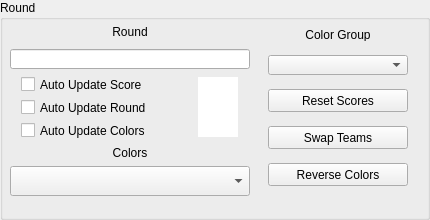
     <widget class="QGroupBox" name="Round_Group_Box">
      <property name="sizePolicy">
       <sizepolicy hsizetype="Fixed" vsizetype="Fixed">
        <horstretch>0</horstretch>
        <verstretch>0</verstretch>
       </sizepolicy>
      </property>
      <property name="minimumSize">
       <size>
        <width>430</width>
        <height>220</height>
       </size>
      </property>
      <property name="maximumSize">
       <size>
        <width>430</width>
        <height>220</height>
       </size>
      </property>
      <property name="title">
       <string>Round</string>
      </property>
      <widget class="QWidget" name="horizontalLayoutWidget_3">
       <property name="geometry">
        <rect>
         <x>10</x>
         <y>20</y>
         <width>411</width>
         <height>179</height>
        </rect>
       </property>
       <layout class="QHBoxLayout" name="horizontalLayout_4">
        <item>
         <layout class="QVBoxLayout" name="verticalLayout_8">
          <item>
           <widget class="QLabel" name="RoundLabel">
            <property name="sizePolicy">
             <sizepolicy hsizetype="Fixed" vsizetype="Fixed">
              <horstretch>0</horstretch>
              <verstretch>0</verstretch>
             </sizepolicy>
            </property>
            <property name="minimumSize">
             <size>
              <width>240</width>
              <height>21</height>
             </size>
            </property>
            <property name="maximumSize">
             <size>
              <width>220</width>
              <height>21</height>
             </size>
            </property>
            <property name="text">
             <string>Round</string>
            </property>
            <property name="alignment">
             <set>Qt::AlignCenter</set>
            </property>
           </widget>
          </item>
          <item>
           <widget class="QLineEdit" name="RoundEdit">
            <property name="sizePolicy">
             <sizepolicy hsizetype="Fixed" vsizetype="Fixed">
              <horstretch>0</horstretch>
              <verstretch>0</verstretch>
             </sizepolicy>
            </property>
            <property name="minimumSize">
             <size>
              <width>240</width>
              <height>20</height>
             </size>
            </property>
            <property name="maximumSize">
             <size>
              <width>240</width>
              <height>20</height>
             </size>
            </property>
           </widget>
          </item>
          <item>
           <layout class="QHBoxLayout" name="horizontalLayout_2">
            <item>
             <layout class="QVBoxLayout" name="verticalLayout_6">
              <item>
               <widget class="QCheckBox" name="UpdateScoreCheckbox">
                <property name="sizePolicy">
                 <sizepolicy hsizetype="Fixed" vsizetype="Fixed">
                  <horstretch>0</horstretch>
                  <verstretch>0</verstretch>
                 </sizepolicy>
                </property>
                <property name="minimumSize">
                 <size>
                  <width>160</width>
                  <height>17</height>
                 </size>
                </property>
                <property name="maximumSize">
                 <size>
                  <width>160</width>
                  <height>17</height>
                 </size>
                </property>
                <property name="layoutDirection">
                 <enum>Qt::LeftToRight</enum>
                </property>
                <property name="text">
                 <string>Auto Update Score</string>
                </property>
                <property name="checked">
                 <bool>false</bool>
                </property>
               </widget>
              </item>
              <item>
               <widget class="QCheckBox" name="UpdateRoundCheckbox">
                <property name="sizePolicy">
                 <sizepolicy hsizetype="Fixed" vsizetype="Fixed">
                  <horstretch>0</horstretch>
                  <verstretch>0</verstretch>
                 </sizepolicy>
                </property>
                <property name="minimumSize">
                 <size>
                  <width>160</width>
                  <height>17</height>
                 </size>
                </property>
                <property name="maximumSize">
                 <size>
                  <width>160</width>
                  <height>17</height>
                 </size>
                </property>
                <property name="layoutDirection">
                 <enum>Qt::LeftToRight</enum>
                </property>
                <property name="text">
                 <string>Auto Update Round</string>
                </property>
                <property name="checked">
                 <bool>false</bool>
                </property>
               </widget>
              </item>
              <item>
               <widget class="QCheckBox" name="UpdateColorCheckbox">
                <property name="sizePolicy">
                 <sizepolicy hsizetype="Fixed" vsizetype="Fixed">
                  <horstretch>0</horstretch>
                  <verstretch>0</verstretch>
                 </sizepolicy>
                </property>
                <property name="minimumSize">
                 <size>
                  <width>160</width>
                  <height>17</height>
                 </size>
                </property>
                <property name="maximumSize">
                 <size>
                  <width>160</width>
                  <height>17</height>
                 </size>
                </property>
                <property name="layoutDirection">
                 <enum>Qt::LeftToRight</enum>
                </property>
                <property name="text">
                 <string>Auto Update Colors</string>
                </property>
                <property name="checked">
                 <bool>false</bool>
                </property>
               </widget>
              </item>
             </layout>
            </item>
            <item>
             <widget class="QLabel" name="BothTeamsColor">
              <property name="sizePolicy">
               <sizepolicy hsizetype="Fixed" vsizetype="Fixed">
                <horstretch>0</horstretch>
                <verstretch>0</verstretch>
               </sizepolicy>
              </property>
              <property name="minimumSize">
               <size>
                <width>40</width>
                <height>60</height>
               </size>
              </property>
              <property name="maximumSize">
               <size>
                <width>40</width>
                <height>60</height>
               </size>
              </property>
              <property name="layoutDirection">
               <enum>Qt::LeftToRight</enum>
              </property>
              <property name="styleSheet">
               <string notr="true">background-color: rgb(255, 255, 255);</string>
              </property>
              <property name="text">
               <string/>
              </property>
              <property name="alignment">
               <set>Qt::AlignCenter</set>
              </property>
             </widget>
            </item>
           </layout>
          </item>
          <item>
           <widget class="QLabel" name="ColorsLabel">
            <property name="sizePolicy">
             <sizepolicy hsizetype="Fixed" vsizetype="Fixed">
              <horstretch>0</horstretch>
              <verstretch>0</verstretch>
             </sizepolicy>
            </property>
            <property name="minimumSize">
             <size>
              <width>240</width>
              <height>13</height>
             </size>
            </property>
            <property name="maximumSize">
             <size>
              <width>240</width>
              <height>13</height>
             </size>
            </property>
            <property name="text">
             <string>Colors</string>
            </property>
            <property name="alignment">
             <set>Qt::AlignCenter</set>
            </property>
           </widget>
          </item>
          <item>
           <widget class="QComboBox" name="ColorsCombo">
            <property name="sizePolicy">
             <sizepolicy hsizetype="Fixed" vsizetype="Fixed">
              <horstretch>0</horstretch>
              <verstretch>0</verstretch>
             </sizepolicy>
            </property>
            <property name="minimumSize">
             <size>
              <width>240</width>
              <height>30</height>
             </size>
            </property>
            <property name="maximumSize">
             <size>
              <width>240</width>
              <height>30</height>
             </size>
            </property>
           </widget>
          </item>
         </layout>
        </item>
        <item>
         <layout class="QVBoxLayout" name="verticalLayout_11">
          <item alignment="Qt::AlignHCenter">
           <widget class="QLabel" name="ColorGroupLabel">
            <property name="sizePolicy">
             <sizepolicy hsizetype="Fixed" vsizetype="Fixed">
              <horstretch>0</horstretch>
              <verstretch>0</verstretch>
             </sizepolicy>
            </property>
            <property name="minimumSize">
             <size>
              <width>140</width>
              <height>13</height>
             </size>
            </property>
            <property name="maximumSize">
             <size>
              <width>140</width>
              <height>13</height>
             </size>
            </property>
            <property name="text">
             <string>Color Group</string>
            </property>
            <property name="alignment">
             <set>Qt::AlignCenter</set>
            </property>
           </widget>
          </item>
          <item alignment="Qt::AlignHCenter">
           <widget class="QComboBox" name="ColorGroupCombo">
            <property name="sizePolicy">
             <sizepolicy hsizetype="Fixed" vsizetype="Fixed">
              <horstretch>0</horstretch>
              <verstretch>0</verstretch>
             </sizepolicy>
            </property>
            <property name="minimumSize">
             <size>
              <width>140</width>
              <height>20</height>
             </size>
            </property>
            <property name="maximumSize">
             <size>
              <width>140</width>
              <height>20</height>
             </size>
            </property>
           </widget>
          </item>
          <item alignment="Qt::AlignHCenter">
           <widget class="QPushButton" name="ResetScoresButton">
            <property name="sizePolicy">
             <sizepolicy hsizetype="Fixed" vsizetype="Fixed">
              <horstretch>0</horstretch>
              <verstretch>0</verstretch>
             </sizepolicy>
            </property>
            <property name="minimumSize">
             <size>
              <width>140</width>
              <height>23</height>
             </size>
            </property>
            <property name="maximumSize">
             <size>
              <width>140</width>
              <height>23</height>
             </size>
            </property>
            <property name="text">
             <string>Reset Scores</string>
            </property>
            <property name="default">
             <bool>false</bool>
            </property>
           </widget>
          </item>
          <item alignment="Qt::AlignHCenter">
           <widget class="QPushButton" name="SwapTeamsButton">
            <property name="sizePolicy">
             <sizepolicy hsizetype="Fixed" vsizetype="Fixed">
              <horstretch>0</horstretch>
              <verstretch>0</verstretch>
             </sizepolicy>
            </property>
            <property name="minimumSize">
             <size>
              <width>140</width>
              <height>23</height>
             </size>
            </property>
            <property name="maximumSize">
             <size>
              <width>140</width>
              <height>23</height>
             </size>
            </property>
            <property name="text">
             <string>Swap Teams</string>
            </property>
           </widget>
          </item>
          <item alignment="Qt::AlignHCenter">
           <widget class="QPushButton" name="SwapColorsButton">
            <property name="sizePolicy">
             <sizepolicy hsizetype="Fixed" vsizetype="Fixed">
              <horstretch>0</horstretch>
              <verstretch>0</verstretch>
             </sizepolicy>
            </property>
            <property name="minimumSize">
             <size>
              <width>140</width>
              <height>23</height>
             </size>
            </property>
            <property name="maximumSize">
             <size>
              <width>140</width>
              <height>23</height>
             </size>
            </property>
            <property name="text">
             <string>Reverse Colors</string>
            </property>
           </widget>
          </item>
         </layout>
        </item>
       </layout>
      </widget>
     </widget>
